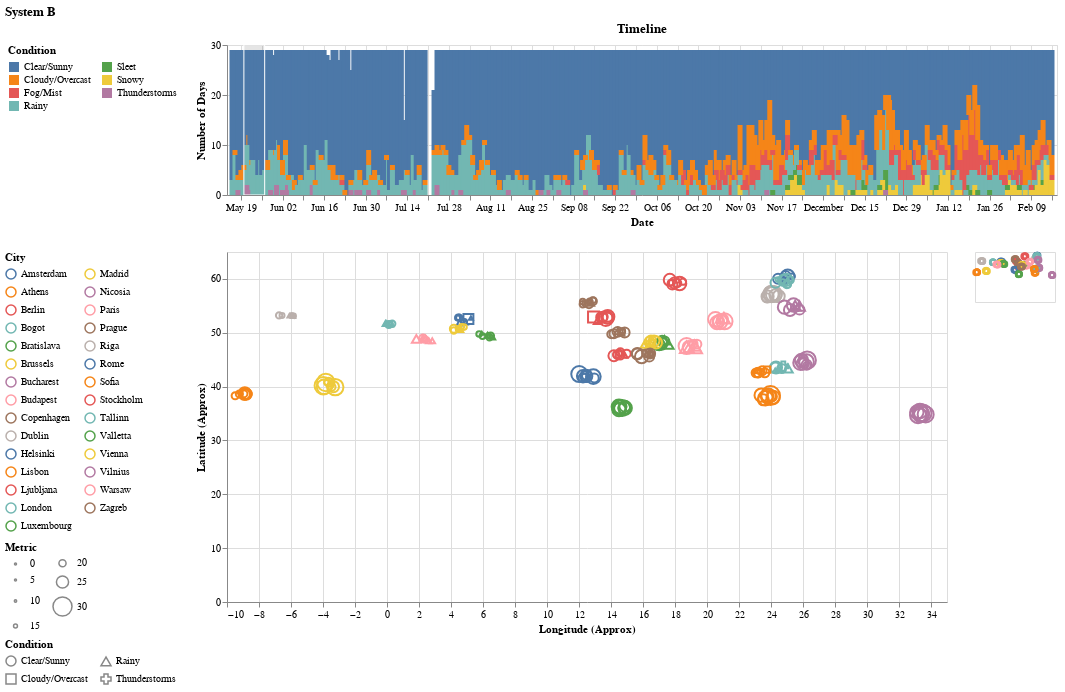

Notebook code for this chart:
### Code cell
WIDTH, HEIGHT = 800, 500

# Date selection
date_range = (dt.date(2024, 5, 20), dt.date(2024, 5, 27))
date_selection = alt.selection_interval(encodings=['x'], value={'x': date_range})

# Metric dropdown
dropdown = alt.binding_select(
    options=['temperature_celsius', 'humidity'],
    labels=['Temperature °C', 'Humidity %'],
    name='Metric '
)
size_param = alt.param(value='temperature_celsius', bind=dropdown)

# Scaling exponent slider
exp_slider = alt.binding_range(min=1, max=10, step=1, name='Metric Scaling Exponent:')
exp_selection = alt.param(value=5, bind=exp_slider)

# Condition selection
condition_selection = alt.selection_point(fields=['condition'], bind='legend')

# ID point selection
id_point = alt.selection_point(fields=['id'])
id_match = alt.expr.test(id_point.id, alt.datum.id)

# Day, week, month, season selections
day_point = alt.selection_point(fields=['_day', '_week', '_month'])
day_checkbox = alt.param(value=False, bind=alt.binding_checkbox(name='Select same day'))
day_matches = alt.expr.test(day_point._day, alt.datum._day) & alt.expr.test(day_point._week, alt.datum._week) & alt.expr.test(day_point._month, alt.datum._month)

week_point = alt.selection_point(fields=['_week'])
week_checkbox = alt.param(value=False, bind=alt.binding_checkbox(name='Select same week #'))
week_matches = alt.expr.test(week_point._week, alt.datum._week)

month_point = alt.selection_point(fields=['_month'])
month_checkbox = alt.param(value=False, bind=alt.binding_checkbox(name='Select same month'))
month_matches = alt.expr.test(month_point._month, alt.datum._month)

season_point = alt.selection_point(fields=['season'])
season_checkbox = alt.param(value=False, bind=alt.binding_checkbox(name='Select same season'))
season_matches = alt.expr.test(season_point.season, alt.datum.season)

not_checkbox = (~day_checkbox & ~week_checkbox & ~month_checkbox & ~season_checkbox)
selection_boolean = not_checkbox | \
                    (day_checkbox & day_matches) | \
                    (week_checkbox & week_matches) | \
                    (month_checkbox & month_matches) | \
                    (season_checkbox & season_matches)

scale_bind = alt.selection_interval(bind='scales')

# Temperature range sliders (min and max)
temp_min_slider = alt.binding_range(min=df['temperature_celsius'].min(), max=df['temperature_celsius'].max(), step=0.1, name='Temperature (°C) Min:')
temp_max_slider = alt.binding_range(min=df['temperature_celsius'].min(), max=df['temperature_celsius'].max(), step=0.1, name='Temperature (°C) Max:')
temp_min = alt.param(value=df['temperature_celsius'].min(), bind=temp_min_slider)
temp_max = alt.param(value=df['temperature_celsius'].max(), bind=temp_max_slider)

# Humidity range sliders (min and max)
humidity_min_slider = alt.binding_range(min=df['humidity'].min(), max=df['humidity'].max(), step=0.1, name='Humidity (%) Min:')
humidity_max_slider = alt.binding_range(min=df['humidity'].min(), max=df['humidity'].max(), step=0.1, name='Humidity (%) Max:')
humidity_min = alt.param(value=df['humidity'].min(), bind=humidity_min_slider)
humidity_max = alt.param(value=df['humidity'].max(), bind=humidity_max_slider)

# Minimap
minimap = alt.Chart(df).mark_point().encode(
    x=alt.X('longitude_jitter:Q', title=None, axis=None),
    y=alt.Y('latitude_jitter:Q', title=None, axis=None),
    color=alt.when(scale_bind).then(alt.Color('location_name:N', legend=None)).otherwise(alt.value('lightgray')),
).transform_filter(
    date_selection
).transform_filter(
    selection_boolean
).properties(
    width=0.1 * WIDTH,
    height=0.1 * HEIGHT,
)

# Scatter plot
scatter = alt.Chart(df).mark_point().encode(
    x=alt.X('longitude_jitter:Q', title='Longitude (Approx)'),
    y=alt.Y('latitude_jitter:Q', title='Latitude (Approx)'),
    shape=alt.Shape('condition:N', title='Condition', legend=alt.Legend(orient='left', columns=2)),
    color=alt.Color('location_name:N', title='City', legend=alt.Legend(orient='left', columns=2)),
    size=alt.Size('size:Q', title='Metric', scale=alt.Scale(type='pow', exponent=exp_selection), legend=alt.Legend(orient='left', columns=2)),
    opacity=alt.condition((selection_boolean & id_match), alt.value(1.0), alt.value(0.2)),
    tooltip=[alt.Tooltip('location_name', title='City'),
             alt.Tooltip('condition', title='Condition'),
             alt.Tooltip('date', title='Date'),
             alt.Tooltip('week', title='Week #'),
             alt.Tooltip('season', title='Season'),
             alt.Tooltip('temperature_celsius', title='Temperature (°C)'),
             alt.Tooltip('humidity', title='Humidity (%)')],
).transform_filter(
    date_selection
).transform_filter(
    scale_bind
).transform_filter(
    condition_selection
).transform_filter(
    alt.datum.temperature_celsius >= temp_min
).transform_filter(
    alt.datum.temperature_celsius <= temp_max
).transform_filter(
    alt.datum.humidity >= humidity_min
).transform_filter(
    alt.datum.humidity <= humidity_max
).transform_filter(
    selection_boolean
).add_params(
    scale_bind,
    size_param,
    exp_selection,
    id_point,
    day_point, day_checkbox,
    week_point, week_checkbox,
    month_point, month_checkbox,
    season_point, season_checkbox,
    temp_min,
    temp_max,
    humidity_min,
    humidity_max
).transform_calculate(
    size=f'datum[{size_param.name}]',
).properties(
    width=0.9 * WIDTH,
    height=0.7 * HEIGHT,
)

# Timeline
timeline = alt.Chart(df).mark_bar().encode(
    x=alt.X('date:T', title='Date'),
    y=alt.Y('count():Q', title='Number of Days'),
    color=alt.Color('condition:N', title='Condition', legend=alt.Legend(orient='left', columns=2)),
    opacity=alt.condition(condition_selection, alt.value(1), alt.value(0.2)),
    tooltip=[alt.Tooltip('date:T', title='Date'),
             alt.Tooltip('week', title='Week #'),
             alt.Tooltip('season', title='Season'),
             alt.Tooltip('condition', title='Condition'),
             alt.Tooltip('count():Q', title='No. of Days')]
).add_params(
    date_selection,
    condition_selection
).properties(
    title='Timeline',
    width=WIDTH + 30,
    height=0.3 * HEIGHT,
).transform_filter(
    selection_boolean
)

# Combine charts
systemB = alt.vconcat(timeline, (scatter | minimap)).resolve_scale(
    color='independent',
    shape='independent',
    size='independent',
).properties(
    title='System B'
)
systemB.save('systemB.html')
systemB

### Figure 1 — Vega-Lite specification as saved in the notebook (floating-point values rounded to 4 significant figures; data arrays with more than 128 entries replaced by an {"elided": "..."} marker saying what was removed)
{"config": {"view": {"continuousWidth": 300, "continuousHeight": 300}}, "vconcat": [{"mark": {"type": "bar"}, "encoding": {"color": {"field": "condition", "legend": {"columns": 2, "orient": "left"}, "title": "Condition", "type": "nominal"}, "opacity": {"condition": {"param": "param_22", "value": 1}, "value": 0.2}, "tooltip": [{"field": "date", "title": "Date", "type": "temporal"}, {"field": "week", "title": "Week #", "type": "quantitative"}, {"field": "season", "title": "Season", "type": "nominal"}, {"field": "condition", "title": "Condition", "type": "nominal"}, {"aggregate": "count", "title": "No. of Days", "type": "quantitative"}], "x": {"field": "date", "title": "Date", "type": "temporal"}, "y": {"aggregate": "count", "title": "Number of Days", "type": "quantitative"}}, "height": 150.0, "name": "view_4", "title": "Timeline", "transform": [{"filter": "((((((((!param_25) && (!param_27)) && (!param_29)) && (!param_31)) || (param_25 && ((test(param_24._day,datum._day) && test(param_24._week,datum._week)) && test(param_24._month,datum._month)))) || (param_27 && test(param_26._week,datum._week))) || (param_29 && test(param_28._month,datum._month))) || (param_31 && test(param_30.season,datum.season)))"}], "width": 830}, {"hconcat": [{"mark": {"type": "point"}, "encoding": {"color": {"field": "location_name", "legend": {"columns": 2, "orient": "left"}, "title": "City", "type": "nominal"}, "opacity": {"condition": {"test": "(((((((((!param_25) && (!param_27)) && (!param_29)) && (!param_31)) || (param_25 && ((test(param_24._day,datum._day) && test(param_24._week,datum._week)) && test(param_24._month,datum._month)))) || (param_27 && test(param_26._week,datum._week))) || (param_29 && test(param_28._month,datum._month))) || (param_31 && test(param_30.season,datum.season))) && test(param_23.id,datum.id))", "value": 1.0}, "value": 0.2}, "shape": {"field": "condition", "legend": {"columns": 2, "orient": "left"}, "title": "Condition", "type": "nominal"}, "size": {"field": "size", "legend": {"columns": 2, "orient": "left"}, "scale": {"exponent": {"expr": "param_21"}, "type": "pow"}, "title": "Metric", "type": "quantitative"}, "tooltip": [{"field": "location_name", "title": "City", "type": "nominal"}, {"field": "condition", "title": "Condition", "type": "nominal"}, {"field": "date", "title": "Date", "type": "temporal"}, {"field": "week", "title": "Week #", "type": "quantitative"}, {"field": "season", "title": "Season", "type": "nominal"}, {"field": "temperature_celsius", "title": "Temperature (°C)", "type": "quantitative"}, {"field": "humidity", "title": "Humidity (%)", "type": "quantitative"}], "x": {"field": "longitude_jitter", "title": "Longitude (Approx)", "type": "quantitative"}, "y": {"field": "latitude_jitter", "title": "Latitude (Approx)", "type": "quantitative"}}, "height": 350.0, "name": "view_3", "transform": [{"filter": {"param": "param_19"}}, {"filter": {"param": "param_32"}}, {"filter": {"param": "param_22"}}, {"filter": "(datum.temperature_celsius >= param_33)"}, {"filter": "(datum.temperature_celsius <= param_34)"}, {"filter": "(datum.humidity >= param_35)"}, {"filter": "(datum.humidity <= param_36)"}, {"filter": "((((((((!param_25) && (!param_27)) && (!param_29)) && (!param_31)) || (param_25 && ((test(param_24._day,datum._day) && test(param_24._week,datum._week)) && test(param_24._month,datum._month)))) || (param_27 && test(param_26._week,datum._week))) || (param_29 && test(param_28._month,datum._month))) || (param_31 && test(param_30.season,datum.season)))"}, {"calculate": "datum[param_20]", "as": "size"}], "width": 720.0}, {"mark": {"type": "point"}, "encoding": {"color": {"condition": {"param": "param_32", "field": "location_name", "legend": null, "type": "nominal"}, "value": "lightgray"}, "x": {"axis": null, "field": "longitude_jitter", "title": null, "type": "quantitative"}, "y": {"axis": null, "field": "latitude_jitter", "title": null, "type": "quantitative"}}, "height": 50.0, "transform": [{"filter": {"param": "param_19"}}, {"filter": "((((((((!param_25) && (!param_27)) && (!param_29)) && (!param_31)) || (param_25 && ((test(param_24._day,datum._day) && test(param_24._week,datum._week)) && test(param_24._month,datum._month)))) || (param_27 && test(param_26._week,datum._week))) || (param_29 && test(param_28._month,datum._month))) || (param_31 && test(param_30.season,datum.season)))"}], "width": 80.0}]}], "data": {"name": "data-d2696e25bf62dbf4211a0eefaaf5d74e"}, "params": [{"name": "param_19", "select": {"type": "interval", "encodings": ["x"]}, "value": {"x": [{"year": 2024, "month": 5, "date": 20}, {"year": 2024, "month": 5, "date": 27}]}, "views": ["view_4"]}, {"name": "param_22", "select": {"type": "point", "fields": ["condition"]}, "bind": "legend", "views": ["view_4"]}, {"name": "param_32", "select": {"type": "interval"}, "bind": "scales", "views": ["view_3"]}, {"name": "param_20", "bind": {"input": "select", "options": ["temperature_celsius", "humidity"], "labels": ["Temperature °C", "Humidity %"], "name": "Metric "}, "value": "temperature_celsius"}, {"name": "param_21", "bind": {"input": "range", "max": 10, "min": 1, "name": "Metric Scaling Exponent:", "step": 1}, "value": 5}, {"name": "param_23", "select": {"type": "point", "fields": ["id"]}, "views": ["view_3"]}, {"name": "param_24", "select": {"type": "point", "fields": ["_day", "_week", "_month"]}, "views": ["view_3"]}, {"name": "param_25", "bind": {"input": "checkbox", "name": "Select same day"}, "value": false}, {"name": "param_26", "select": {"type": "point", "fields": ["_week"]}, "views": ["view_3"]}, {"name": "param_27", "bind": {"input": "checkbox", "name": "Select same week #"}, "value": false}, {"name": "param_28", "select": {"type": "point", "fields": ["_month"]}, "views": ["view_3"]}, {"name": "param_29", "bind": {"input": "checkbox", "name": "Select same month"}, "value": false}, {"name": "param_30", "select": {"type": "point", "fields": ["season"]}, "views": ["view_3"]}, {"name": "param_31", "bind": {"input": "checkbox", "name": "Select same season"}, "value": false}, {"name": "param_33", "bind": {"input": "range", "max": 41.1, "min": -9.9, "name": "Temperature (°C) Min:", "step": 0.1}, "value": -9.9}, {"name": "param_34", "bind": {"input": "range", "max": 41.1, "min": -9.9, "name": "Temperature (°C) Max:", "step": 0.1}, "value": 41.1}, {"name": "param_35", "bind": {"input": "range", "max": 100, "min": 10, "name": "Humidity (%) Min:", "step": 0.1}, "value": 10}, {"name": "param_36", "bind": {"input": "range", "max": 100, "min": 10, "name": "Humidity (%) Max:", "step": 0.1}, "value": 100}], "resolve": {"scale": {"color": "independent", "shape": "independent", "size": "independent"}}, "title": "System B", "$schema": "https://vega.github.io/schema/vega-lite/v5.20.1.json", "datasets": {"data-d2696e25bf62dbf4211a0eefaaf5d74e": {"elided": "7943 records"}}}
